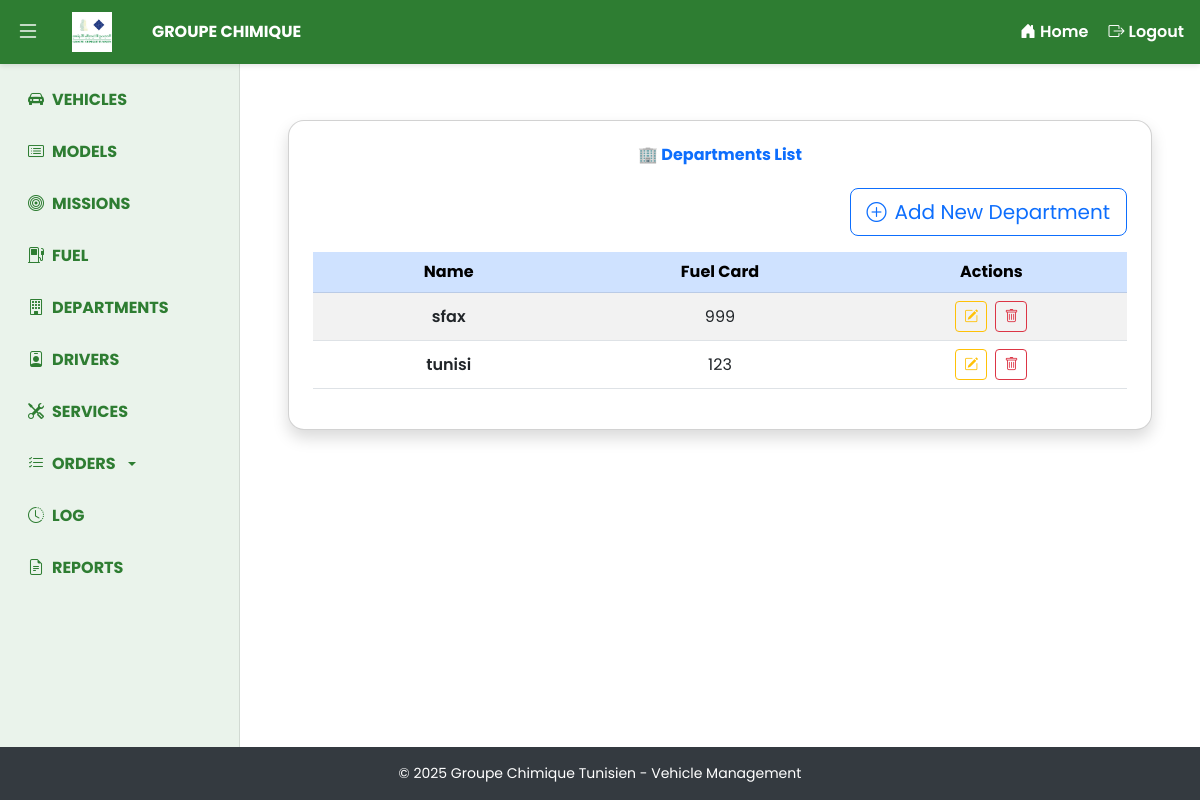
Before: /vehicles/departments/ (signed in) with the older database file.
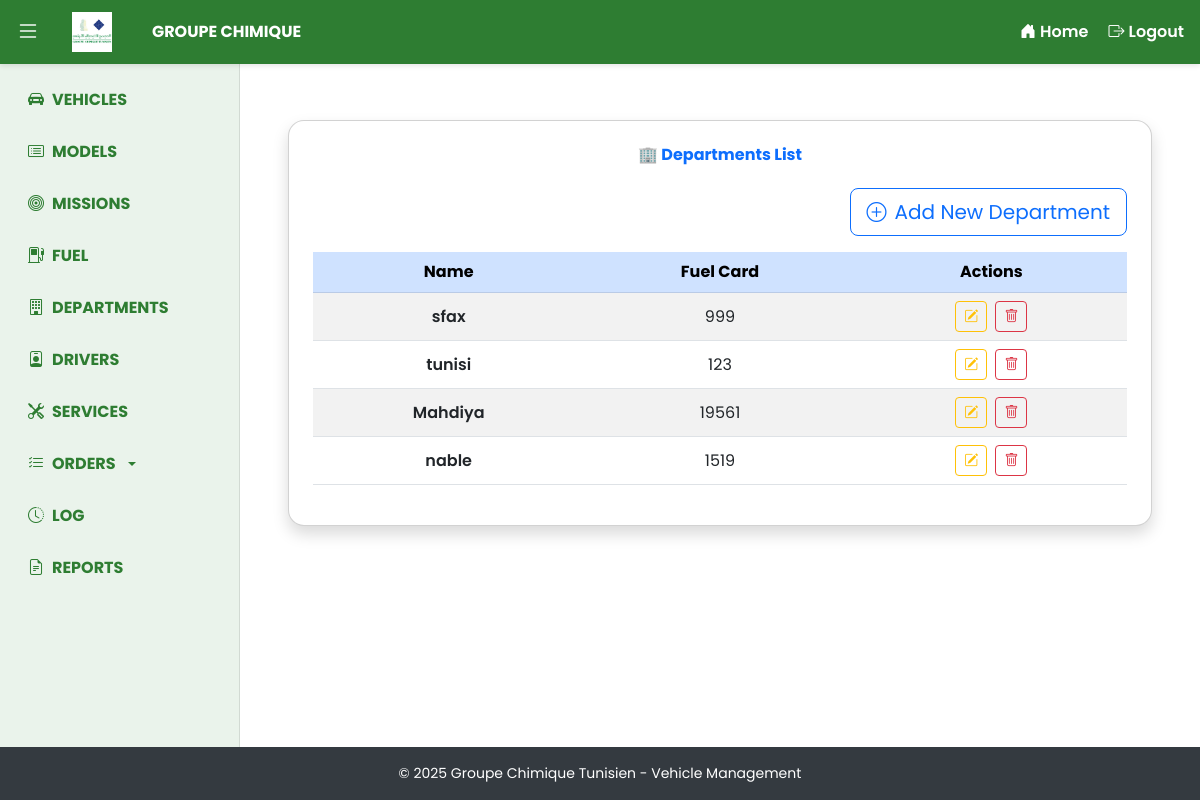
After: the same page with the newer database file.
### vehicles/models.py (models this page shows, shortened)
class Department(models.Model):
    name = models.CharField(max_length=100)
    fuel_card = models.ForeignKey(FuelCard, on_delete=models.CASCADE, unique=True, limit_choices_to={'type': 'Primary'})
    region = models.CharField(max_length=20, choices=REGION_CHOICES, blank=True, null=True)

class FuelCard(models.Model):
    id = models.CharField(max_length=50, primary_key=True)  # Manually set ID
    balance = models.IntegerField(default=0)
    TYPE_CHOICES = [
        ('Primary', 'Primary'),
        ('Secondary', 'Secondary'),
    ]
    type = models.CharField(max_length=10, choices=TYPE_CHOICES)
    region = models.CharField(max_length=20, choices=REGION_CHOICES, blank=True, null=True)

### vehicles/views.py (the view)
# urls.py: path('departments/', department_list_view, name='department_list'),
@login_required
@user_passes_test(lambda u: u.is_authenticated and u.role == 'manager')
def department_list_view(request):
    departments = Department.objects.all()
    return render(request, 'vehicles/department_list.html', {'departments': departments})

### vehicles/templates/vehicles/department_list.html
{% extends "base.html" %}
{% block content %}
<div class="container mt-4 px-3">
    <div class="card shadow p-4 rounded-4 animate__animated animate__fadeInDown">
        <h2 class="mb-4 fw-bold text-center text-primary">🏢 Departments List</h2>
        <div class="d-flex justify-content-end mb-3">
            <a href="{% url 'department_create' %}" class="btn btn-lg btn-outline-primary rounded-3">
                <i class="bi bi-plus-circle me-2"></i>Add New Department
            </a>
        </div>
        <div class="table-responsive">
            <table class="table table-hover table-striped align-middle text-center" style="table-layout: fixed;">
                <thead class="table-primary text-nowrap">
                    <tr>
                        <th>Name</th>
                        <th>Fuel Card</th>
                        <th>Actions</th>
                    </tr>
                </thead>
                <tbody>
                    {% for department in departments %}
                    <tr>
                        <td class="text-truncate fw-semibold" title="{{ department.name }}">{{ department.name|default:"—" }}</td>
                        <td>{{ department.fuel_card.id|default:"—" }}</td>
                        <td>
                            <a href="{% url 'department_edit' department.pk %}" class="btn btn-sm btn-outline-warning me-1" title="Edit">
                                <i class="bi bi-pencil-square"></i>
                            </a>
                            <a href="{% url 'department_delete' department.pk %}" class="btn btn-sm btn-outline-danger" title="Delete" onclick="return confirm('Are you sure you want to delete this department?');">
                                <i class="bi bi-trash"></i>
                            </a>
                        </td>
                    </tr>
                    {% empty %}
                    <tr>
                        <td colspan="3" class="text-center text-muted py-4 fs-5">No departments found.</td>
                    </tr>
                    {% endfor %}
                </tbody>
            </table>
        </div>
    </div>
</div>
{% endblock %}

Changed rows visible on the page:
added Department: name "Mahdiya", fuel_card.id "19561"
added Department: name "nable", fuel_card.id "1519"
